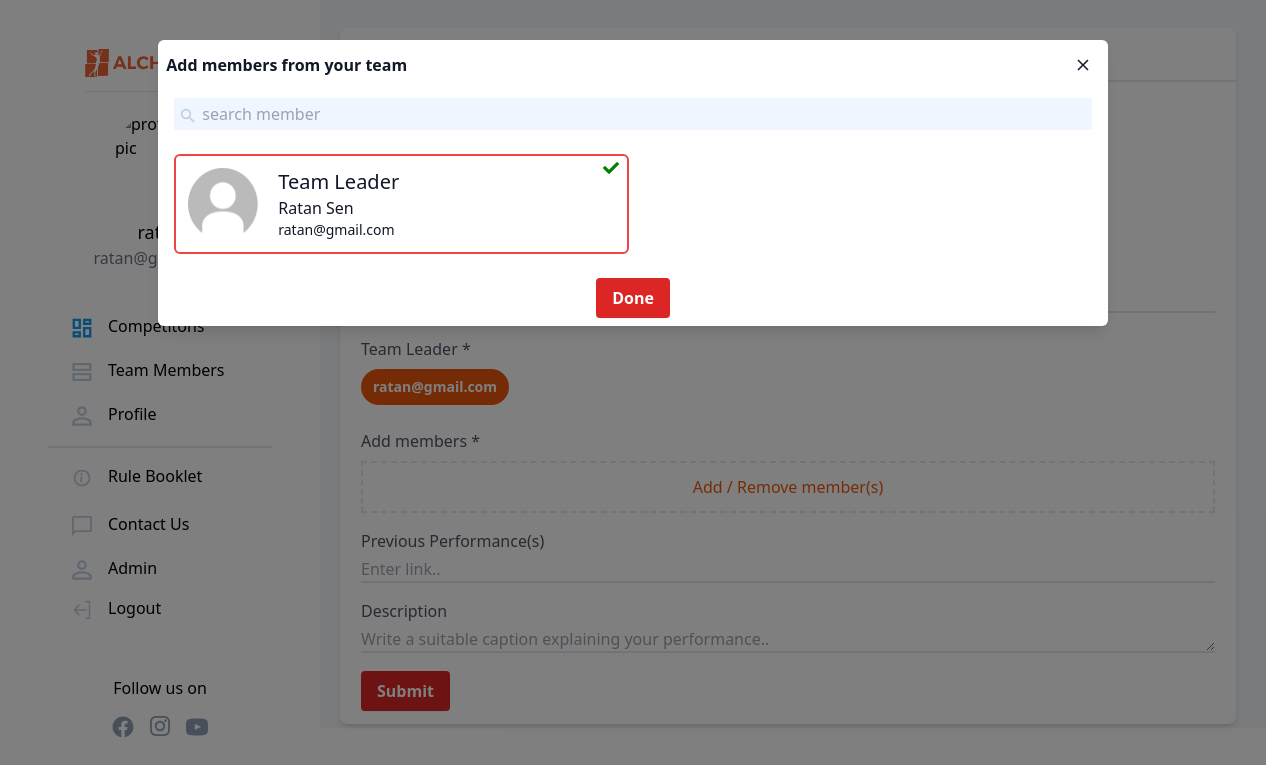
/competitions/register/cffa1ad3-5100-484f-8274-a7aa3b04a482 (signed in), run on an earlier commit of the app's database.
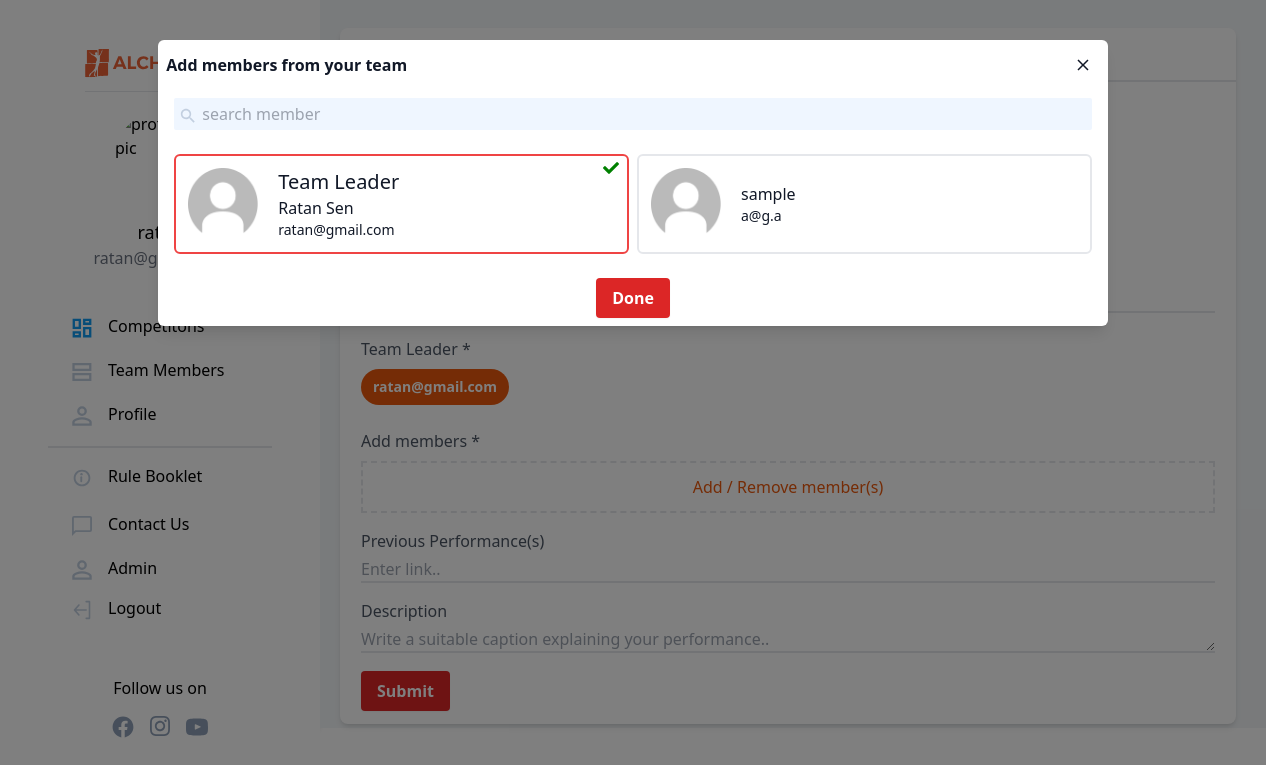
And on a later commit of the database.
### teams/models.py (models this page shows, shortened)
class TeamMembers(models.Model):
    GENDER_CHOICES = [
        ('M', 'Male'),
        ('F', 'Female'),
    ]
    id = models.SlugField(primary_key=True, default=uuid.uuid4)
    email = models.EmailField(unique=True)
    name = models.CharField(max_length=150, blank=True)
    phone = PhoneNumberField(unique=False, blank=True)
    gender = models.CharField(choices = GENDER_CHOICES,max_length=1,default='M')

### competitions/views.py (the view)
@login_required(login_url='login')
def registercompetition(request, slug):
    comp = Competition.objects.get(id=slug)
    check_unique = CompTeam.objects.filter(leader=request.user, event=comp)
    team_members = Team.objects.get(leader=request.user).members.all()
    if request.method != 'POST' and len(check_unique) > 0:
        messages.error(
            request, 'You have already registered your team for this event')
        return redirect('showallcompetitions')
    else:
        if request.method == 'POST':
            compteams = CompTeam.objects.create(
                event=comp, leader=request.user, teamname=request.POST['teamname'])
            team_members = []
            for member in json.loads(request.POST.get('members')):
                print(str(member['id']))
                compteams.members.add(
                    TeamMembers.objects.get(id=str(member['id'])))
                compteams.save()
            if request.POST.get('link') or request.POST.get('description'):
                prev = PreviousPerformance.objects.create(event=comp, team=compteams, link=request.POST.get(
                    'link'), description=request.POST.get('description'))
                prev.save()
            for user in json.loads(request.POST.get('members')):
                subject = "Event Registration Successful"
                email_template_name = "competitions/registration_email.txt"
                c = {
                    "name": user['name'],
                    "event": comp.event_name
                }
                print(user['name'])
                print(comp.event_name)
                email = render_to_string(email_template_name, c)
                try:
                    send_mail(subject, email, 'Alcheringa Registration Portal', [
                        user['email']], fail_silently=False)
                    print("done")
                except BadHeaderError:
                    return HttpResponse('Invalid header found.')
            messages.success(
                request, 'You have registered your team for this event successfully')
            return HttpResponse("OK")
    return render(request, 'competitions/compreg.html', {'comp': comp, 'team_members': team_members, })

### competitions/models.py (called while the page is built)
    def __str__(self):
          return str(self.module)

### templates/competitions/compreg.html (shortened to what the changed rows need)
{% extends '../basictailwind.html'%}
{%load static%}
{% block body %}
<body x-data="{ showModal: false}" :class="{'overflow-y-hidden': showModal}">
    {%include 'competitions/add_member_modal.html'%}
</body>
{%endblock%}

### templates/competitions/add_member_modal.html (shortened to what this page needs)
{%load static%}
<div class="fixed inset-0 w-full h-full z-20 bg-black bg-opacity-50 duration-300 overflow-y-auto" id="addmodal" x-show="showModal"
        x-transition:enter="transition duration-300" x-transition:enter-start="opacity-0"
        x-transition:enter-end="opacity-100" x-transition:leave="transition duration-300"
        x-transition:leave-start="opacity-100" x-transition:leave-end="opacity-0">
        <div class="relative sm:w-3/4 md:w-3/4 lg:w-3/4 mx-2 sm:mx-auto my-10 opacity-100" id="add-member-modal">
            <div class="relative bg-white shadow-lg rounded-md text-gray-900 z-20"id="add-member-modal2" @click.away="showModal = false"
                x-show="showModal" x-transition:enter="transition transform duration-300" x-transition:enter-start="scale-0"
                x-transition:enter-end="scale-100" x-transition:leave="transition transform duration-300"
                x-transition:leave-start="scale-100" x-transition:leave-end="scale-0">
                <header class="flex items-center justify-between p-2">
                    <h2 class="font-semibold">Add members from your team</h2>
                    <button class="focus:outline-none p-2" @click="showModal = false">
                        <svg class="fill-current" xmlns="http://www.w3.org/2000/svg" width="18" height="18" viewBox="0 0 18 18">
                            <path
                                d="M14.53 4.53l-1.06-1.06L9 7.94 4.53 3.47 3.47 4.53 7.94 9l-4.47 4.47 1.06 1.06L9 10.06l4.47 4.47 1.06-1.06L10.06 9z">
                            </path>
                        </svg>
                    </button>
                </header>
                <div class="mx-4 my-2 bg-blue-50 rounded-sm">
                    <span class="float-left p-1">
                    </span>
                    <span>
                        <input type="search" class="py-1 bg-blue-50 font-light text-base" placeholder="search member" />
                    </span>
                </div>
                <div class="p-3 grid grid-cols-1 sm:grid-cols-2">
                    <div class="m-1 p-3 flex bg-white bg-blue-50 border-red-500 border-2 rounded-md relative cursor-pointer">
                        <img width="70" height="70" src="{%static 'imgs/user-default.png'%}" alt="profile" border="0" />
                        <div class="absolute top-0 right-0 h-16 w-16 text-right px-2" id="{{member.id}}"><i class="fa fa-check"
                                aria-hidden="true" style="color:green;"></i></div>
                        <div class="mx-5 my-auto">
                            <div class="font-medium text-xl text-base">Team Leader</div>
                            <div class="font-medium text-base">{{request.user.fullname}}</div>
                            <div class="font-light text-sm">{{request.user.email}}</div>
                        </div>
                    </div>
                    {%for member in team_members%}
                    <div class="m-1 p-3 flex border-2 rounded-md relative cursor-pointer team_members_card" id="card{{member.id}}"onclick="select('{{member.id}}')">
                        <img width="70" height="70" src="{%static 'imgs/user-default.png'%}" alt="profile" border="0" />
                        <div class="mx-5 my-auto">
                            <div class="font-medium text-base">{{member.name}}</div>
                            <div class="font-light text-sm">{{member.email}}</div>
                        </div>
                    </div>
                    {%endfor%}
                </div>
                <footer  class="p-2 text-center">
                    <button class="bg-red-600 hover:bg-red-700 text-white inline-block py-2 px-4 rounded shadow-sm font-semibold text-base"id="confirm-select"  @click="showModal = false">Done</button>
                </footer>
            </div>
        </div>
    </div>

What changed in the data, as far as the page shows it:
added TeamMembers: name "sample", email "a@g.a"
